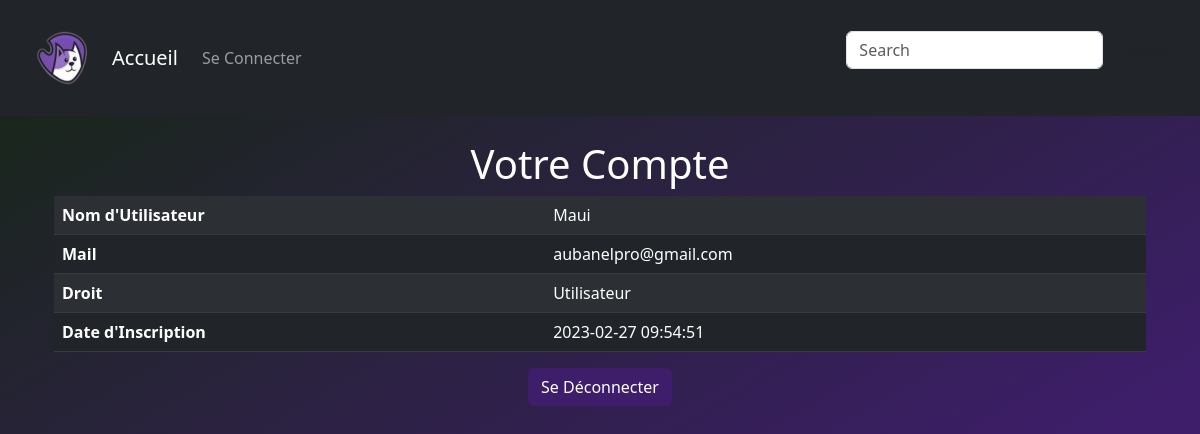
Page /account.php?userid=2 on the committed database.
### tables this page shows
CREATE TABLE "log" (
	"id"	INTEGER NOT NULL,
	"username"	VARCHAR(30) NOT NULL UNIQUE,
	"mail"	VARCHAR(255) NOT NULL UNIQUE,
	"password"	LONGTEXT NOT NULL,
	"right"	VARCHAR(10) NOT NULL,
	"registration_date"	INTEGER NOT NULL DEFAULT CURRENT_TIMESTAMP,
	PRIMARY KEY("id" AUTOINCREMENT)
);

### model/Log.php (called while the page is built, shortened)
<?php
class Log
{
    private $username;
    private $mail;
    private $right;
    private $registration_date;
    public function __construct($id,$username, $mail, $password, $right,$registration_date)
    {
        $this->username = $username;
        $this->mail = $mail;
        $this->right = $right;
        $this->registration_date=$registration_date;
    }
    public function getUsername()
    {
        return $this->username;
    }
    public function getMail()
    {
        return $this->mail;
    }
    public function getRight()
    {
        return $this->right;
    }
    public function getRegistrationDate()
    {
        return $this->registration_date;
    }
}
?>

### www/account.php (the view, shortened to what this page needs)
<?php
require '../model/Log.php';
$con = new SQLite3('../data/data.db');
$sql = $con->prepare('SELECT * from log where id=?');
$sql->bindValue(1, $_GET['userid']);
$result = $sql->execute();
$logList = array();
while ($res = $result->fetchArray()) {
  array_push($logList, new Log($res['id'], $res['username'], $res['mail'], $res['password'], $res['right'], $res['registration_date']));
}
  ?>
<!DOCTYPE html lang="fr">
<html>
<head>
  <link rel="stylesheet" href="style/bootstrap.css">
  <link rel="stylesheet" href="style/style.css">
</head>
<body class="body">
  <nav class="navbar navbar-expand-lg navbar-dark bg-dark">
    <div class="container-fluid">
      <a href="./main.php"><img src="./style/logo.png">
        <?php if (isset($_SESSION["username"])) { ?>
          <a class="navbar-brand" href="./main.php">Bonjour,
            <?php echo $_SESSION["username"] ?>
          </a>
        <?php } else {
          ?>
          <a class="navbar-brand" href="./main.php">Accueil</a>
        <?php } ?>
        <div class="collapse navbar-collapse" id="navbarSupportedContent">
          <ul class="navbar-nav me-auto mb-2 mb-lg-0">
            <li class="nav-item">
              <?php if ($_SESSION == null) { ?>
                <a class="nav-link" href="./login.php">Se Connecter</a>
              <?php } else { ?>
                <a class="nav-link" href="./account.php">Mon Compte</a>
              <?php } ?>
            </li>
          </ul>
          <form class="d-flex">
            <input class="form-control me-2" type="search" placeholder="Search" aria-label="Search">
            <button class="btn btn-outline-purple" type="submit">Search</button>
          </form>
        </div>
    </div>
  </nav>
  <br>
  <h1 class="text-white">Votre Compte</h1>
  <div class="container">
    <div class="container">
      <table class="table table-striped table-dark">
        <?php foreach ($logList as $log): ?>
          <tr class="tableproduct">
            <th scope="col">Nom d'Utilisateur</th>
            <td>
              <?php echo $log->getUsername() ?>
            </td>
          </tr>
          <tr class="tableproduct">
            <th scope="col">Mail</th>
            <td>
              <?php echo $log->getMail() ?>
            </td>
          </tr>
          <tr>
            <th scope="col">Droit</th>
            <td>
              <?php if ($log->getRight() =="A")
              {
                echo "Administrateur";
              }
              else
              {
                echo "Utilisateur";
              }
                ?>
            </td>
          </tr>
          <tr>
            <th scope="col">Date d'Inscription</th>
            <td>
              <?php echo $log->getRegistrationDate() ?>
            </td>
          </tr>
        <?php endforeach; ?>
      </table>
      <div class="container d-flex justify-content-center">
        <button class=" btn btn-purple" onclick="window.location.href = './logout.php';">Se Déconnecter</button>
      </div>
    </div>
  </div>
</body>
</html>

### www/style/style.css (style rules this page uses)
html { height: 100%; background: rgb(62,29,107); background: linear-gradient(330deg, rgba(62,29,107,1) 27%, rgba(26,38,28,1) 92%); background-repeat: no-repeat; }
body { background: rgb(62,29,107); background: linear-gradient(330deg, rgba(62,29,107,1) 27%, rgba(26,38,28,1) 92%); background-repeat: no-repeat; min-height: 100%; }
h1, h2, h3, h5 { text-align: center; }
.tableproduct { border-collapse: separate; border-spacing:0 20px; }

### rows in the picture
log: username "Maui", mail "aubanelpro@gmail.com", right "Utilisateur", registration_date "2023-02-27 09:54:51"
